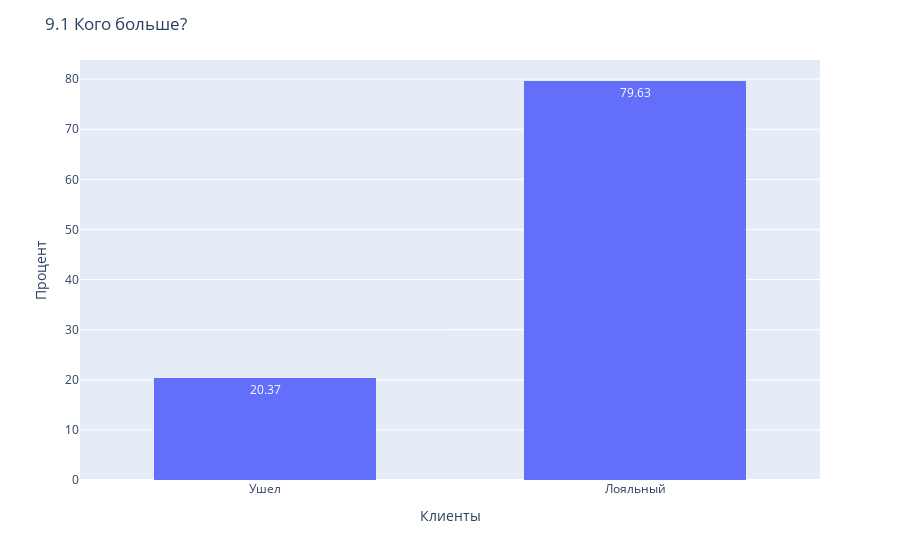

The cell this chart's notebook holds for it:
### Code cell
import plotly.express as px


churn_data ['new'] = churn_data ['Exited'].apply(lambda x: 'Ушел' if x == 1 else 'Лояльный')

fig = px.histogram(churn_data , x='new', 
                   histnorm='percent',
                   text_auto=True)
fig.update_layout(bargap=0.4)

fig.update_layout(
    title_text='9.1 Кого больше?',
    xaxis_title_text='Клиенты',
    yaxis_title_text='Процент'
  
)

### Figure 1 — Plotly figure (JSON) as saved in the notebook; plotly's stock layout.template omitted (floating-point values rounded to 4 significant figures; data arrays with more than 128 entries replaced by an {"elided": "..."} marker saying what was removed)
{"data": [{"alignmentgroup": "True", "bingroup": "x", "histnorm": "percent", "hovertemplate": "new=%{x}<br>percent=%{y}<extra></extra>", "legendgroup": "", "marker": {"color": "#636efa", "pattern": {"shape": ""}}, "name": "", "offsetgroup": "", "orientation": "v", "showlegend": false, "texttemplate": "%{value}", "type": "histogram", "x": {"elided": "10000 str values"}, "xaxis": "x", "yaxis": "y"}], "layout": {"bargap": 0.4, "barmode": "relative", "legend": {"tracegroupgap": 0}, "margin": {"t": 60}, "title": {"text": "9.1 Кого больше?"}, "xaxis": {"anchor": "y", "domain": [0, 1], "title": {"text": "Клиенты"}}, "yaxis": {"anchor": "x", "domain": [0, 1], "title": {"text": "Процент"}}}}
